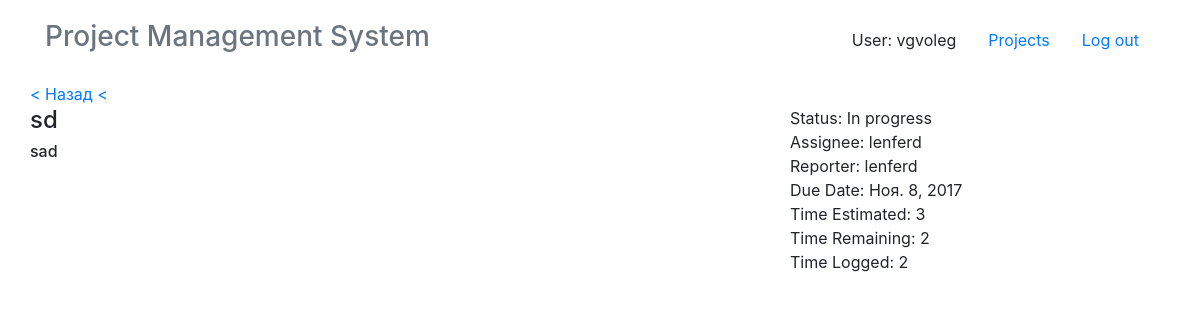
The app's page /project/1/ticket/1 (signed in), older data.
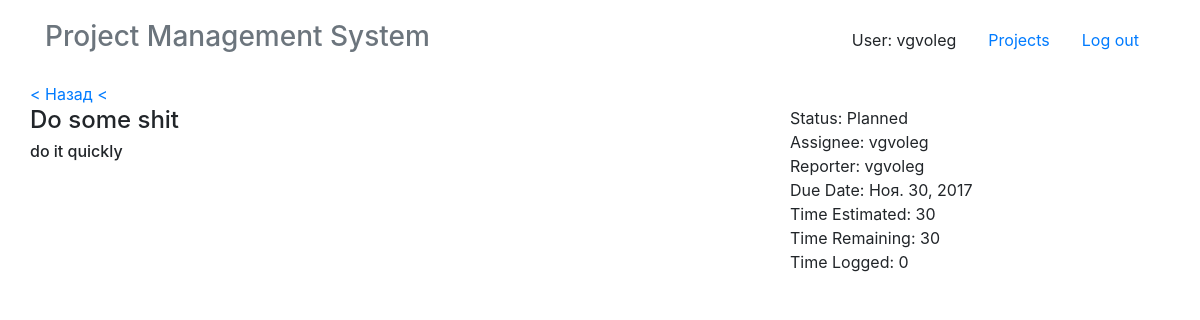
The same page, newer data.
### app/models.py (models this page shows, shortened)
class Ticket(models.Model):
    title = models.CharField(max_length=40)
    description = models.TextField()
    project = models.ForeignKey(Project, on_delete=models.CASCADE)
    assignee = models.ForeignKey(User, related_name='assignee', blank=True, null=True)
    reporter = models.ForeignKey(User, related_name='reporter')
    status = models.ForeignKey(TicketStatus, on_delete=models.PROTECT, blank=True, null=True)
    created_date = models.DateField(auto_now_add=True)
    due_date = models.DateField()
    time_estimated = models.IntegerField()
    time_remaining = models.IntegerField(blank=True)
    time_logged = models.IntegerField(default=0)
    objects = TicketManager()
    def get_status(self):
        return self.status
    def get_assignee(self):
        return self.assignee
    def get_time_remaining(self):
        return self.time_remaining

class TicketStatus(models.Model):
    title = models.CharField(max_length=20)
    def __str__(self):
        return self.title

### app/views.py (the view, shortened to what this page needs)
# urls.py: url(r'^project/(?P<project_id>[0-9]+)/ticket/(?P<ticket_id>[0-9]+)', TicketView.as_view(), name='ticket'),
class TicketView(AccessToProjectMixin, MultiFormsView):
    template_name = "app/ticket_template.html"
    form_classes = {'status': TicketStatusForm,
                    'assignee_manager': TicketAssigneeFormManager,
                    'assignee_user': TicketAssigneeFormDeveloper,
                    'time_remaining': TicketTimeRemainingForm,
                    'time_logged': TicketTimeLoggedForm}
    success_url = '/'
    def get_form_kwargs(self, form_name, bind_form=False):
        kw = super(TicketView, self).get_form_kwargs(form_name, bind_form=bind_form)
        if form_name == 'assignee_manager':
            kw['project_id'] = self.kwargs['project_id']
        elif form_name == 'assignee_user':
            kw.update({
                'user': self.request.user,
                'project_id': self.kwargs['project_id']})
        return kw
    def get_context_data(self, **kwargs):
        context = super(TicketView, self).get_context_data(**kwargs)
        ticket_id = self.kwargs['ticket_id']
        project_id = self.kwargs['project_id']
        context['ticket'] = Ticket.objects.get(id=ticket_id)
        context['project'] = Project.objects.get(id=project_id)
        return context
    def get_status_initial(self):
        return {'status': Ticket.objects.get(id=self.kwargs['ticket_id']).get_status()}
    def get_assignee_manager_initial(self):
        return {'assignee': Ticket.objects.get(id=self.kwargs['ticket_id']).get_assignee()}
    def get_time_remaining_initial(self):
        return {'time_remaining': Ticket.objects.get(id=self.kwargs['ticket_id']).get_time_remaining()}
    def get_time_logged_initial(self):
        return {'time_logged': 0}

### app/models.py (called while the page is built)
    @staticmethod
    def is_user_associated(user, project_id):
        project = Project.objects.get(id=project_id)
        return user in project.manager.all() or user in project.developers.all()

### app/view/generic/multiform.py (called while the page is built)
    def get_form_classes(self):
        return self.form_classes

    def get_forms(self, form_classes, form_names=None, bind_all=False):
        return dict([(key, self._create_form(key, klass, (form_names and key in form_names) or bind_all)) \
                     for key, klass in form_classes.items()])

    def get_form_kwargs(self, form_name, bind_form=False):
        kwargs = {}
        kwargs.update({'initial': self.get_initial(form_name)})
        kwargs.update({'prefix': self.get_prefix(form_name)})
        if bind_form:
            kwargs.update(self._bind_form_data())
        return kwargs

    def get_initial(self, form_name):
        initial_method = 'get_%s_initial' % form_name
        if hasattr(self, initial_method):
            return getattr(self, initial_method)()
        else:
            return self.initial.copy()

    def get_prefix(self, form_name):
        return self.prefixes.get(form_name, self.prefix)

### app/templates/app/ticket_template.html (shortened to what this page needs)
{% extends "base.html" %}
{% block content %}
<div class="container">
    <div class="row">
        <div class="col-sm-8">
            <div class="row">
                <a href="{% url  'project' project_id=project.id %}">< Назад <</a>
            </div>
        </div>
    </div>
    <div class="row">
        <div class="col-sm-8">
            <div class="row">
                <h4>{{ticket.title}}</h4>
            </div>
            <div class="row">
                <h6>{{ticket.description}}</h6>
            </div>
        </div>
        <div class="col-sm-4">
            <div class="row">
                <a data-toggle="modal" data-target="#updateStatusModal">Status: {{ticket.status}}</a>
            </div>
            <div class="row">
                <a data-toggle="modal" data-target="#updateAssigneeModal">Assignee: {{ticket.assignee}}</a>
            </div>
            <div class="row">
                Reporter: {{ticket.reporter}}
            </div>
            <div class="row">
                Due Date: {{ticket.due_date}}
            </div>
            <div class="row">
                Time Estimated: {{ticket.time_estimated}}
            </div>
            <div class="row">
                <a data-toggle="modal" data-target="#updateRemainingTimeModal">Time Remaining: {{ticket.time_remaining}}</a>
            </div>
            <div class="row">
                <a data-toggle="modal" data-target="#updateLoggedTimeModal">Time Logged: {{ticket.time_logged}}</a>
            </div>
        </div>
    </div>
</div>
{% endblock %}

Row changes from the older to the newer data that the page shows:
changed Ticket: title "sd" → "Do some shit"; description "sad" → "do it quickly"; status "In progress" → "Planned"; assignee "lenferd" → "vgvoleg"; reporter "lenferd" → "vgvoleg"; due_date "Ноя. 8, 2017" → "Ноя. 30, 2017"; time_estimated "3" → "30"; time_remaining "2" → "30"; time_logged "2" → "0"
